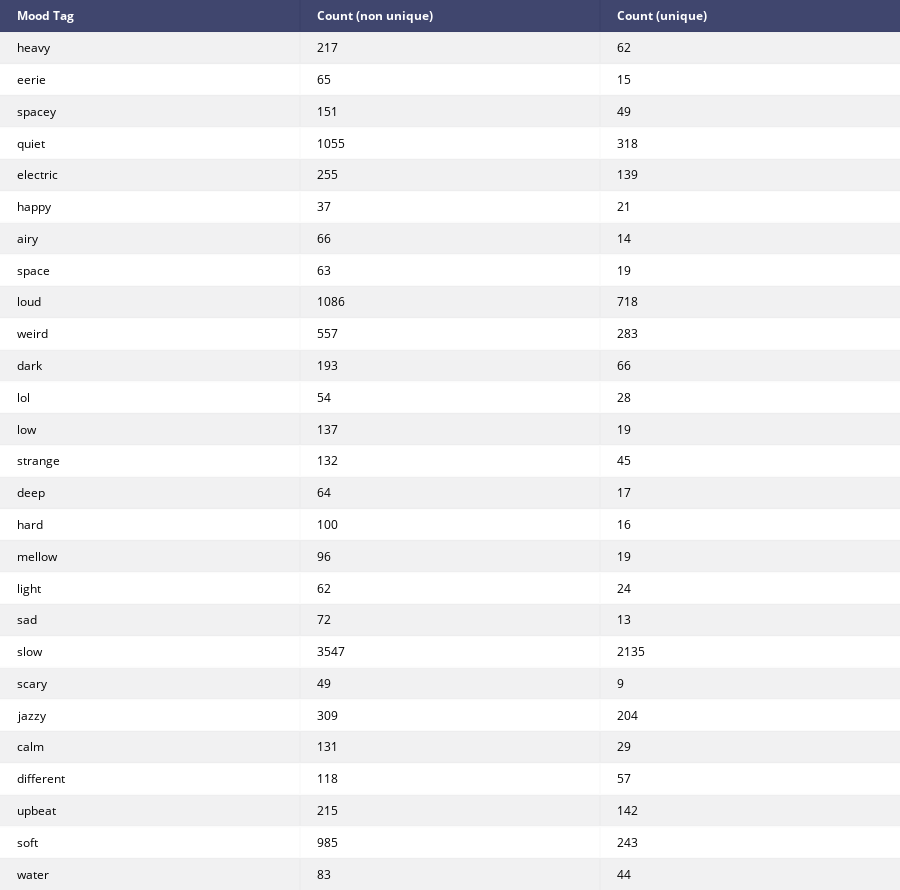

The cell this chart's notebook holds for it:
### Markdown cell above
### Statistics

### Code cell
# Create a table for each tag count (single class)
count_plot = [["Mood Tag", "Count (non unique)", "Count (unique)"]]

unique_set = data[data["mood_count"] == 1] # Remove rows with more than one label

for tag in tags:
    count_plot.append([tag, data[tag].value_counts()[1], unique_set[tag].value_counts()[1]])

    
# sorted(count_plot,key=lambda x: x[2]) # sort according to column 2
# np.sort(count_plot, axis=2)


table = ff.create_table(count_plot)
iplot(table)

### Figure 1 — Plotly figure (JSON) as saved in the notebook; plotly's stock layout.template omitted (floating-point values rounded to 4 significant figures)
{"data": [{"colorscale": [[0, "#00083e"], [0.5, "#ededee"], [1, "#ffffff"]], "hoverinfo": "none", "opacity": 0.75, "showscale": false, "type": "heatmap", "uid": "f78b09f6-71f7-4454-8299-17ba5933d838", "z": [[0, 0, 0], [0.5, 0.5, 0.5], [1, 1, 1], [0.5, 0.5, 0.5], [1, 1, 1], [0.5, 0.5, 0.5], [1, 1, 1], [0.5, 0.5, 0.5], [1, 1, 1], [0.5, 0.5, 0.5], [1, 1, 1], [0.5, 0.5, 0.5], [1, 1, 1], [0.5, 0.5, 0.5], [1, 1, 1], [0.5, 0.5, 0.5], [1, 1, 1], [0.5, 0.5, 0.5], [1, 1, 1], [0.5, 0.5, 0.5], [1, 1, 1], [0.5, 0.5, 0.5], [1, 1, 1], [0.5, 0.5, 0.5], [1, 1, 1], [0.5, 0.5, 0.5], [1, 1, 1], [0.5, 0.5, 0.5]]}], "layout": {"annotations": [{"align": "left", "font": {"color": "#ffffff"}, "showarrow": false, "text": "<b>Mood Tag</b>", "x": -0.45, "xanchor": "left", "xref": "x", "y": 0, "yref": "y"}, {"align": "left", "font": {"color": "#ffffff"}, "showarrow": false, "text": "<b>Count (non unique)</b>", "x": 0.55, "xanchor": "left", "xref": "x", "y": 0, "yref": "y"}, {"align": "left", "font": {"color": "#ffffff"}, "showarrow": false, "text": "<b>Count (unique)</b>", "x": 1.55, "xanchor": "left", "xref": "x", "y": 0, "yref": "y"}, {"align": "left", "font": {"color": "#000000"}, "showarrow": false, "text": "heavy", "x": -0.45, "xanchor": "left", "xref": "x", "y": 1, "yref": "y"}, {"align": "left", "font": {"color": "#000000"}, "showarrow": false, "text": "217", "x": 0.55, "xanchor": "left", "xref": "x", "y": 1, "yref": "y"}, {"align": "left", "font": {"color": "#000000"}, "showarrow": false, "text": "62", "x": 1.55, "xanchor": "left", "xref": "x", "y": 1, "yref": "y"}, {"align": "left", "font": {"color": "#000000"}, "showarrow": false, "text": "eerie", "x": -0.45, "xanchor": "left", "xref": "x", "y": 2, "yref": "y"}, {"align": "left", "font": {"color": "#000000"}, "showarrow": false, "text": "65", "x": 0.55, "xanchor": "left", "xref": "x", "y": 2, "yref": "y"}, {"align": "left", "font": {"color": "#000000"}, "showarrow": false, "text": "15", "x": 1.55, "xanchor": "left", "xref": "x", "y": 2, "yref": "y"}, {"align": "left", "font": {"color": "#000000"}, "showarrow": false, "text": "spacey", "x": -0.45, "xanchor": "left", "xref": "x", "y": 3, "yref": "y"}, {"align": "left", "font": {"color": "#000000"}, "showarrow": false, "text": "151", "x": 0.55, "xanchor": "left", "xref": "x", "y": 3, "yref": "y"}, {"align": "left", "font": {"color": "#000000"}, "showarrow": false, "text": "49", "x": 1.55, "xanchor": "left", "xref": "x", "y": 3, "yref": "y"}, {"align": "left", "font": {"color": "#000000"}, "showarrow": false, "text": "quiet", "x": -0.45, "xanchor": "left", "xref": "x", "y": 4, "yref": "y"}, {"align": "left", "font": {"color": "#000000"}, "showarrow": false, "text": "1055", "x": 0.55, "xanchor": "left", "xref": "x", "y": 4, "yref": "y"}, {"align": "left", "font": {"color": "#000000"}, "showarrow": false, "text": "318", "x": 1.55, "xanchor": "left", "xref": "x", "y": 4, "yref": "y"}, {"align": "left", "font": {"color": "#000000"}, "showarrow": false, "text": "electric", "x": -0.45, "xanchor": "left", "xref": "x", "y": 5, "yref": "y"}, {"align": "left", "font": {"color": "#000000"}, "showarrow": false, "text": "255", "x": 0.55, "xanchor": "left", "xref": "x", "y": 5, "yref": "y"}, {"align": "left", "font": {"color": "#000000"}, "showarrow": false, "text": "139", "x": 1.55, "xanchor": "left", "xref": "x", "y": 5, "yref": "y"}, {"align": "left", "font": {"color": "#000000"}, "showarrow": false, "text": "happy", "x": -0.45, "xanchor": "left", "xref": "x", "y": 6, "yref": "y"}, {"align": "left", "font": {"color": "#000000"}, "showarrow": false, "text": "37", "x": 0.55, "xanchor": "left", "xref": "x", "y": 6, "yref": "y"}, {"align": "left", "font": {"color": "#000000"}, "showarrow": false, "text": "21", "x": 1.55, "xanchor": "left", "xref": "x", "y": 6, "yref": "y"}, {"align": "left", "font": {"color": "#000000"}, "showarrow": false, "text": "airy", "x": -0.45, "xanchor": "left", "xref": "x", "y": 7, "yref": "y"}, {"align": "left", "font": {"color": "#000000"}, "showarrow": false, "text": "66", "x": 0.55, "xanchor": "left", "xref": "x", "y": 7, "yref": "y"}, {"align": "left", "font": {"color": "#000000"}, "showarrow": false, "text": "14", "x": 1.55, "xanchor": "left", "xref": "x", "y": 7, "yref": "y"}, {"align": "left", "font": {"color": "#000000"}, "showarrow": false, "text": "space", "x": -0.45, "xanchor": "left", "xref": "x", "y": 8, "yref": "y"}, {"align": "left", "font": {"color": "#000000"}, "showarrow": false, "text": "63", "x": 0.55, "xanchor": "left", "xref": "x", "y": 8, "yref": "y"}, {"align": "left", "font": {"color": "#000000"}, "showarrow": false, "text": "19", "x": 1.55, "xanchor": "left", "xref": "x", "y": 8, "yref": "y"}, {"align": "left", "font": {"color": "#000000"}, "showarrow": false, "text": "loud", "x": -0.45, "xanchor": "left", "xref": "x", "y": 9, "yref": "y"}, {"align": "left", "font": {"color": "#000000"}, "showarrow": false, "text": "1086", "x": 0.55, "xanchor": "left", "xref": "x", "y": 9, "yref": "y"}, {"align": "left", "font": {"color": "#000000"}, "showarrow": false, "text": "718", "x": 1.55, "xanchor": "left", "xref": "x", "y": 9, "yref": "y"}, {"align": "left", "font": {"color": "#000000"}, "showarrow": false, "text": "weird", "x": -0.45, "xanchor": "left", "xref": "x", "y": 10, "yref": "y"}, {"align": "left", "font": {"color": "#000000"}, "showarrow": false, "text": "557", "x": 0.55, "xanchor": "left", "xref": "x", "y": 10, "yref": "y"}, {"align": "left", "font": {"color": "#000000"}, "showarrow": false, "text": "283", "x": 1.55, "xanchor": "left", "xref": "x", "y": 10, "yref": "y"}, {"align": "left", "font": {"color": "#000000"}, "showarrow": false, "text": "dark", "x": -0.45, "xanchor": "left", "xref": "x", "y": 11, "yref": "y"}, {"align": "left", "font": {"color": "#000000"}, "showarrow": false, "text": "193", "x": 0.55, "xanchor": "left", "xref": "x", "y": 11, "yref": "y"}, {"align": "left", "font": {"color": "#000000"}, "showarrow": false, "text": "66", "x": 1.55, "xanchor": "left", "xref": "x", "y": 11, "yref": "y"}, {"align": "left", "font": {"color": "#000000"}, "showarrow": false, "text": "lol", "x": -0.45, "xanchor": "left", "xref": "x", "y": 12, "yref": "y"}, {"align": "left", "font": {"color": "#000000"}, "showarrow": false, "text": "54", "x": 0.55, "xanchor": "left", "xref": "x", "y": 12, "yref": "y"}, {"align": "left", "font": {"color": "#000000"}, "showarrow": false, "text": "28", "x": 1.55, "xanchor": "left", "xref": "x", "y": 12, "yref": "y"}, {"align": "left", "font": {"color": "#000000"}, "showarrow": false, "text": "low", "x": -0.45, "xanchor": "left", "xref": "x", "y": 13, "yref": "y"}, {"align": "left", "font": {"color": "#000000"}, "showarrow": false, "text": "137", "x": 0.55, "xanchor": "left", "xref": "x", "y": 13, "yref": "y"}, {"align": "left", "font": {"color": "#000000"}, "showarrow": false, "text": "19", "x": 1.55, "xanchor": "left", "xref": "x", "y": 13, "yref": "y"}, {"align": "left", "font": {"color": "#000000"}, "showarrow": false, "text": "strange", "x": -0.45, "xanchor": "left", "xref": "x", "y": 14, "yref": "y"}, {"align": "left", "font": {"color": "#000000"}, "showarrow": false, "text": "132", "x": 0.55, "xanchor": "left", "xref": "x", "y": 14, "yref": "y"}, {"align": "left", "font": {"color": "#000000"}, "showarrow": false, "text": "45", "x": 1.55, "xanchor": "left", "xref": "x", "y": 14, "yref": "y"}, {"align": "left", "font": {"color": "#000000"}, "showarrow": false, "text": "deep", "x": -0.45, "xanchor": "left", "xref": "x", "y": 15, "yref": "y"}, {"align": "left", "font": {"color": "#000000"}, "showarrow": false, "text": "64", "x": 0.55, "xanchor": "left", "xref": "x", "y": 15, "yref": "y"}, {"align": "left", "font": {"color": "#000000"}, "showarrow": false, "text": "17", "x": 1.55, "xanchor": "left", "xref": "x", "y": 15, "yref": "y"}, {"align": "left", "font": {"color": "#000000"}, "showarrow": false, "text": "hard", "x": -0.45, "xanchor": "left", "xref": "x", "y": 16, "yref": "y"}, {"align": "left", "font": {"color": "#000000"}, "showarrow": false, "text": "100", "x": 0.55, "xanchor": "left", "xref": "x", "y": 16, "yref": "y"}, {"align": "left", "font": {"color": "#000000"}, "showarrow": false, "text": "16", "x": 1.55, "xanchor": "left", "xref": "x", "y": 16, "yref": "y"}, {"align": "left", "font": {"color": "#000000"}, "showarrow": false, "text": "mellow", "x": -0.45, "xanchor": "left", "xref": "x", "y": 17, "yref": "y"}, {"align": "left", "font": {"color": "#000000"}, "showarrow": false, "text": "96", "x": 0.55, "xanchor": "left", "xref": "x", "y": 17, "yref": "y"}, {"align": "left", "font": {"color": "#000000"}, "showarrow": false, "text": "19", "x": 1.55, "xanchor": "left", "xref": "x", "y": 17, "yref": "y"}, {"align": "left", "font": {"color": "#000000"}, "showarrow": false, "text": "light", "x": -0.45, "xanchor": "left", "xref": "x", "y": 18, "yref": "y"}, {"align": "left", "font": {"color": "#000000"}, "showarrow": false, "text": "62", "x": 0.55, "xanchor": "left", "xref": "x", "y": 18, "yref": "y"}, {"align": "left", "font": {"color": "#000000"}, "showarrow": false, "text": "24", "x": 1.55, "xanchor": "left", "xref": "x", "y": 18, "yref": "y"}, {"align": "left", "font": {"color": "#000000"}, "showarrow": false, "text": "sad", "x": -0.45, "xanchor": "left", "xref": "x", "y": 19, "yref": "y"}, {"align": "left", "font": {"color": "#000000"}, "showarrow": false, "text": "72", "x": 0.55, "xanchor": "left", "xref": "x", "y": 19, "yref": "y"}, {"align": "left", "font": {"color": "#000000"}, "showarrow": false, "text": "13", "x": 1.55, "xanchor": "left", "xref": "x", "y": 19, "yref": "y"}, {"align": "left", "font": {"color": "#000000"}, "showarrow": false, "text": "slow", "x": -0.45, "xanchor": "left", "xref": "x", "y": 20, "yref": "y"}, {"align": "left", "font": {"color": "#000000"}, "showarrow": false, "text": "3547", "x": 0.55, "xanchor": "left", "xref": "x", "y": 20, "yref": "y"}, {"align": "left", "font": {"color": "#000000"}, "showarrow": false, "text": "2135", "x": 1.55, "xanchor": "left", "xref": "x", "y": 20, "yref": "y"}, {"align": "left", "font": {"color": "#000000"}, "showarrow": false, "text": "scary", "x": -0.45, "xanchor": "left", "xref": "x", "y": 21, "yref": "y"}, {"align": "left", "font": {"color": "#000000"}, "showarrow": false, "text": "49", "x": 0.55, "xanchor": "left", "xref": "x", "y": 21, "yref": "y"}, {"align": "left", "font": {"color": "#000000"}, "showarrow": false, "text": "9", "x": 1.55, "xanchor": "left", "xref": "x", "y": 21, "yref": "y"}, {"align": "left", "font": {"color": "#000000"}, "showarrow": false, "text": "jazzy", "x": -0.45, "xanchor": "left", "xref": "x", "y": 22, "yref": "y"}, {"align": "left", "font": {"color": "#000000"}, "showarrow": false, "text": "309", "x": 0.55, "xanchor": "left", "xref": "x", "y": 22, "yref": "y"}, {"align": "left", "font": {"color": "#000000"}, "showarrow": false, "text": "204", "x": 1.55, "xanchor": "left", "xref": "x", "y": 22, "yref": "y"}, {"align": "left", "font": {"color": "#000000"}, "showarrow": false, "text": "calm", "x": -0.45, "xanchor": "left", "xref": "x", "y": 23, "yref": "y"}, {"align": "left", "font": {"color": "#000000"}, "showarrow": false, "text": "131", "x": 0.55, "xanchor": "left", "xref": "x", "y": 23, "yref": "y"}, {"align": "left", "font": {"color": "#000000"}, "showarrow": false, "text": "29", "x": 1.55, "xanchor": "left", "xref": "x", "y": 23, "yref": "y"}, {"align": "left", "font": {"color": "#000000"}, "showarrow": false, "text": "different", "x": -0.45, "xanchor": "left", "xref": "x", "y": 24, "yref": "y"}, {"align": "left", "font": {"color": "#000000"}, "showarrow": false, "text": "118", "x": 0.55, "xanchor": "left", "xref": "x", "y": 24, "yref": "y"}, {"align": "left", "font": {"color": "#000000"}, "showarrow": false, "text": "57", "x": 1.55, "xanchor": "left", "xref": "x", "y": 24, "yref": "y"}, {"align": "left", "font": {"color": "#000000"}, "showarrow": false, "text": "upbeat", "x": -0.45, "xanchor": "left", "xref": "x", "y": 25, "yref": "y"}, {"align": "left", "font": {"color": "#000000"}, "showarrow": false, "text": "215", "x": 0.55, "xanchor": "left", "xref": "x", "y": 25, "yref": "y"}, {"align": "left", "font": {"color": "#000000"}, "showarrow": false, "text": "142", "x": 1.55, "xanchor": "left", "xref": "x", "y": 25, "yref": "y"}, {"align": "left", "font": {"color": "#000000"}, "showarrow": false, "text": "soft", "x": -0.45, "xanchor": "left", "xref": "x", "y": 26, "yref": "y"}, {"align": "left", "font": {"color": "#000000"}, "showarrow": false, "text": "985", "x": 0.55, "xanchor": "left", "xref": "x", "y": 26, "yref": "y"}, {"align": "left", "font": {"color": "#000000"}, "showarrow": false, "text": "243", "x": 1.55, "xanchor": "left", "xref": "x", "y": 26, "yref": "y"}, {"align": "left", "font": {"color": "#000000"}, "showarrow": false, "text": "water", "x": -0.45, "xanchor": "left", "xref": "x", "y": 27, "yref": "y"}, {"align": "left", "font": {"color": "#000000"}, "showarrow": false, "text": "83", "x": 0.55, "xanchor": "left", "xref": "x", "y": 27, "yref": "y"}, {"align": "left", "font": {"color": "#000000"}, "showarrow": false, "text": "44", "x": 1.55, "xanchor": "left", "xref": "x", "y": 27, "yref": "y"}], "height": 890, "margin": {"b": 0, "l": 0, "r": 0, "t": 0}, "xaxis": {"dtick": 1, "gridwidth": 2, "showticklabels": false, "tick0": -0.5, "ticks": "", "zeroline": false}, "yaxis": {"autorange": "reversed", "dtick": 1, "gridwidth": 2, "showticklabels": false, "tick0": 0.5, "ticks": "", "zeroline": false}}}
